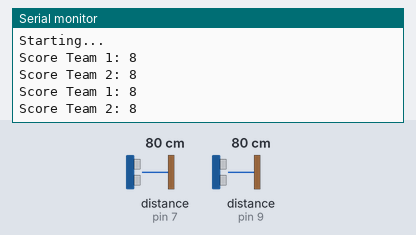
Bench run of a sketch on a simulated Arduino Uno, built with avr-gcc and run on an emulated ATmega328P. Parts: the last lines printed to the serial monitor. Wiring (inferred from the names in the program): 2 × ultrasonic range finder: trigger pin 8, echo pin 7 / trigger pin 10, echo pin 9. The test bench sets the inputs (shaded band); at power-on: distance to the obstacle (sensors on pin 7, pin 9) 80 cm. The echo pulse lasts 58.3 µs per cm.

Above: at 1.8 s.
1.9 s: distance to the obstacle (sensor on pin 7) set to 2 cm
At 2.5 s:
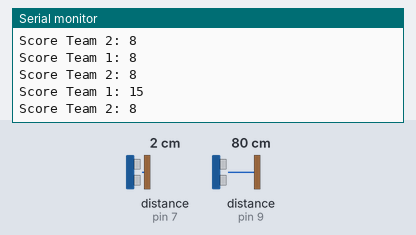
3.4 s: distance to the obstacle (sensor on pin 9) set to 2 cm
At 4.7 s:
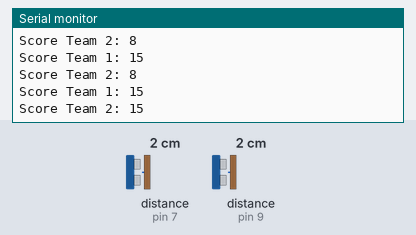
4.9 s: distance to the obstacle (sensor on pin 7) set to 18 cm
At 5.9 s:
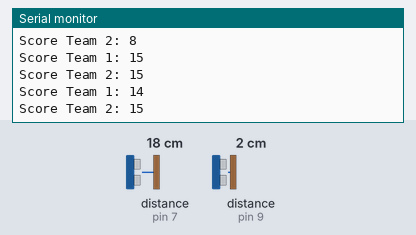
6.4 s: distance to the obstacle (sensor on pin 9) set to 18 cm
At 7.9 s:
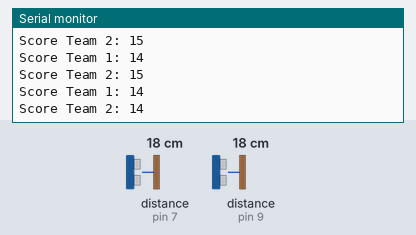
Timing chart, 0 to 8.9 s (numbered marks = the images above; inputs shaded):
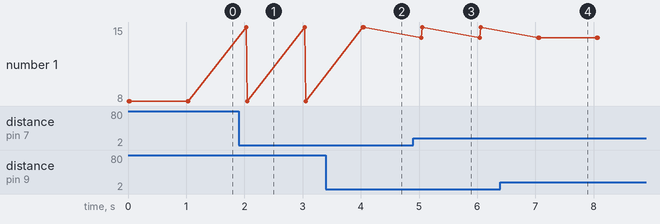

Measured:
- after the input at 1.9 s, the serial monitor: prints a new line after 0.13 s (image 1)
- after the input at 3.4 s, the serial monitor: prints a new line after 0.65 s (image 2)
- after the input at 4.9 s, the serial monitor: prints a new line after 0.14 s (image 3)
- after the input at 6.4 s, the serial monitor: prints a new line after 0.66 s (image 4)

The sketch:

Scoreboard_mini.ino
```cpp
#define US1_echoPin     7       // Ultra Sonic Echo Pin, Sensor 1
#define US1_trigPin     8       // Ultra Sonic Trigger Pin, Sensor 1
#define US2_echoPin     9       // Ultra Sonic Echo Pin, Sensor 2       // Change!
#define US2_trigPin     10       // Ultra Sonic Trigger Pin, Sensor 2    // Change!

static long ScoreDist[15] = {0, 10, 20, 30, 40, 50, 60, 70, 80, 90, 100, 110, 120, 130, 140}; // in cm;

void setup() {
  // =======================(Init Serial)=======================
  Serial.begin(9600);
  Serial.println("Starting...");
  // ====================== Init Display =======================


  // =================== Init Sensors / Fan ====================
  // Ultra Sonic Range
  // Sensor 1
  pinMode(US1_trigPin, OUTPUT);
  pinMode(US1_echoPin, INPUT);
  // Sensor 2
  pinMode(US2_trigPin, OUTPUT);
  pinMode(US2_echoPin, INPUT);
}

void loop() { //############################## LOOP ########################################
  uint16_t scoreT1 = ReadScore(1);
  uint16_t scoreT2 = ReadScore(2);

  SendScore(scoreT1, scoreT2);

  delay(1000);
}

void SendScore(uint16_t team1, uint16_t team2) {
  Serial.print("\nScore Team 1: ");
  Serial.print(team1);
  Serial.print("\nScore Team 2: ");
  Serial.print(team2);
}


uint16_t ReadScore(uint8_t team) {
  //________________________________________________________________________________________
  // 1) Read the distance of the required team
  // 2) Call dist2Score to get the score
  //________________________________________________________________________________________
  long distance;

  if (team & 1) {
    distance = readUS(US1_trigPin, US1_echoPin);
  }

  else {
    distance = readUS(US2_trigPin, US2_echoPin);
  }

  return dist2Score(distance);
}


long readUS(int Trig, int Echo) {
  //________________________________________________________________________________________
  // 1) Read the Ultra Sonic Sensor and calculate the distance in cm
  //________________________________________________________________________________________
  int trigPin = Trig;
  int echoPin = Echo;
  long duration, distance;

  digitalWrite(trigPin, LOW);
  delayMicroseconds(5);
  digitalWrite(trigPin, HIGH);
  delayMicroseconds(10);
  digitalWrite(trigPin, LOW);

  duration = pulseIn(echoPin, HIGH);

  distance = (duration / 2) / 29.1;

  return distance;
}

uint16_t dist2Score(long distance) {
  //________________________________________________________________________________________
  // 1) Check what distances in ScoreDist are shorter than the measurement
  // 2.1) Return 15-i since the measurement is from top down
  // 2.2) Return 0 because the measurement is longer than the entries
  //________________________________________________________________________________________
  uint16_t i = 0;
  uint16_t score = 0;
  while (ScoreDist[i] < distance) {
    if (ScoreDist[i + 1] >= distance) {
      // ScoreDist[i] is smaller equal & ScoreDist[i+1] is greater -> index resemples score
      score = (15 - i);
    }
    i++;
    if (i > 14) {
      break;
    }
  }

  if (score < 0) {
    score = 0;
  }
  return score;
}
```
